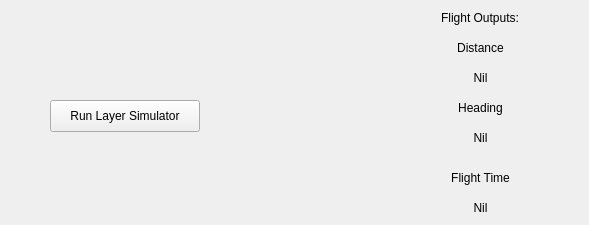
   <widget class="QWidget" name="Layer">
    <attribute name="title">
     <string>Layer</string>
    </attribute>
    <widget class="QLabel" name="Layer_OutputLabel_Heading">
     <property name="geometry">
      <rect>
       <x>420</x>
       <y>100</y>
       <width>121</width>
       <height>16</height>
      </rect>
     </property>
     <property name="text">
      <string>Heading</string>
     </property>
     <property name="alignment">
      <set>Qt::AlignCenter</set>
     </property>
    </widget>
    <widget class="QLabel" name="Layer_OutputLabel_ShowHeading">
     <property name="geometry">
      <rect>
       <x>420</x>
       <y>130</y>
       <width>121</width>
       <height>16</height>
      </rect>
     </property>
     <property name="text">
      <string>Nil</string>
     </property>
     <property name="alignment">
      <set>Qt::AlignCenter</set>
     </property>
    </widget>
    <widget class="QLabel" name="Layer_OutputLabel_FlightTime">
     <property name="geometry">
      <rect>
       <x>420</x>
       <y>170</y>
       <width>121</width>
       <height>16</height>
      </rect>
     </property>
     <property name="text">
      <string>Flight Time</string>
     </property>
     <property name="alignment">
      <set>Qt::AlignCenter</set>
     </property>
    </widget>
    <widget class="QLabel" name="Layer_OutputLabel_ShowFlightTime">
     <property name="geometry">
      <rect>
       <x>420</x>
       <y>200</y>
       <width>121</width>
       <height>16</height>
      </rect>
     </property>
     <property name="text">
      <string>Nil</string>
     </property>
     <property name="alignment">
      <set>Qt::AlignCenter</set>
     </property>
    </widget>
    <widget class="QLabel" name="Layer_OutputLabel_Distance">
     <property name="geometry">
      <rect>
       <x>420</x>
       <y>40</y>
       <width>121</width>
       <height>16</height>
      </rect>
     </property>
     <property name="text">
      <string>Distance</string>
     </property>
     <property name="alignment">
      <set>Qt::AlignCenter</set>
     </property>
    </widget>
    <widget class="QLabel" name="Layer_OutputLabel_ShowDistance">
     <property name="geometry">
      <rect>
       <x>420</x>
       <y>70</y>
       <width>121</width>
       <height>16</height>
      </rect>
     </property>
     <property name="text">
      <string>Nil</string>
     </property>
     <property name="alignment">
      <set>Qt::AlignCenter</set>
     </property>
    </widget>
    <widget class="QLabel" name="Layer_OutputLabel">
     <property name="geometry">
      <rect>
       <x>380</x>
       <y>10</y>
       <width>200</width>
       <height>16</height>
      </rect>
     </property>
     <property name="text">
      <string>Flight Outputs:</string>
     </property>
     <property name="alignment">
      <set>Qt::AlignCenter</set>
     </property>
    </widget>
    <widget class="QPushButton" name="Button_RunLayer">
     <property name="geometry">
      <rect>
       <x>50</x>
       <y>100</y>
       <width>150</width>
       <height>32</height>
      </rect>
     </property>
     <property name="text">
      <string>Run Layer Simulator</string>
     </property>
    </widget>
   </widget>
